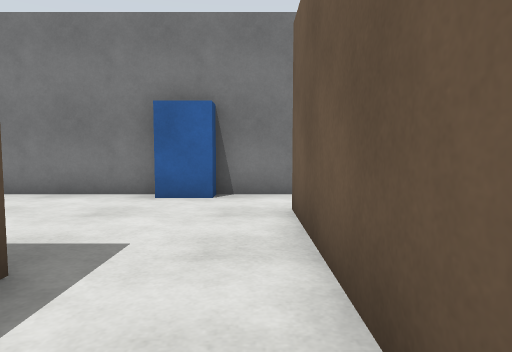
View 1 (above)

24 first-person views from a walk through a world built for the Gazebo simulator. The camera is 0.94 m above the floor, tilts 4° down and sees 75° across. The floor is counted in squares, 1 m on a side. Each view is taken from the middle of a square. On the plan, view 1 faces up. The plan holds only what a view shows up to about 12 squares ahead; the rest is blank. The place goes on beyond the plan.

View 2
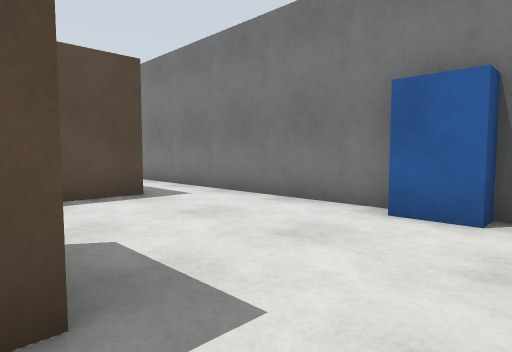

View 3
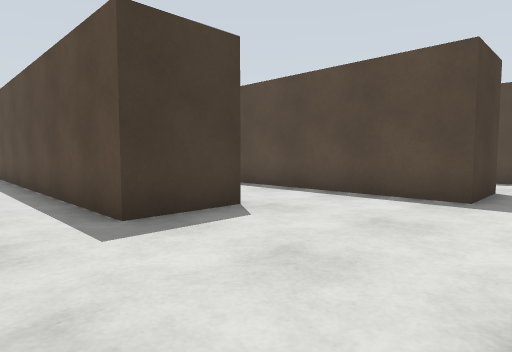

View 4
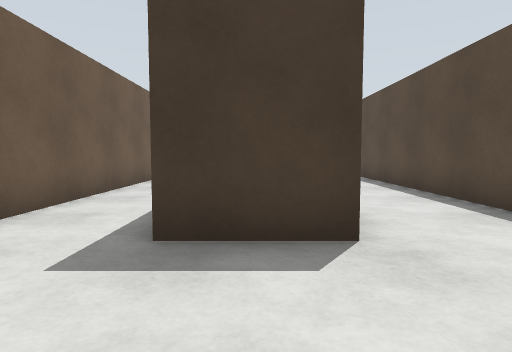

View 5
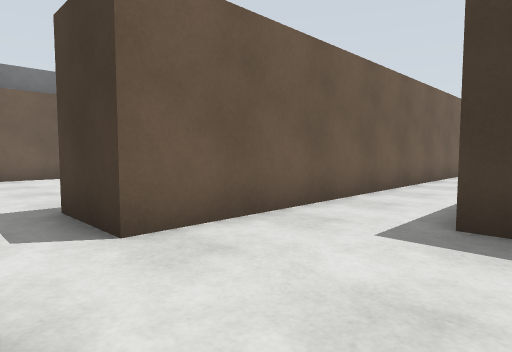

View 6
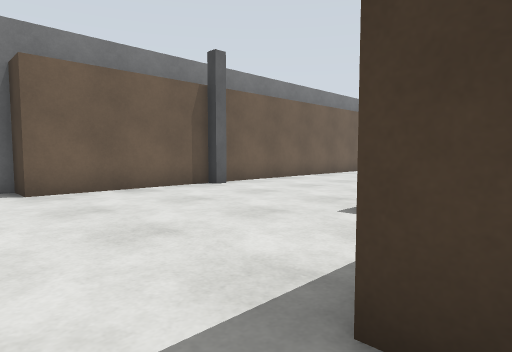

View 7
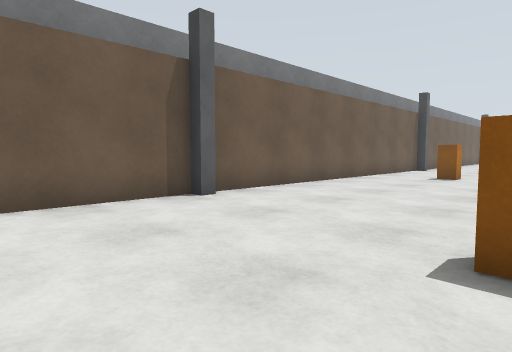

View 8
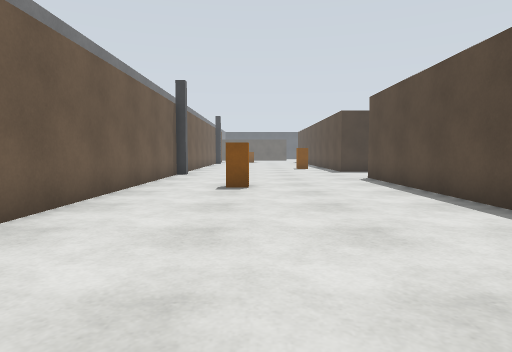

View 9
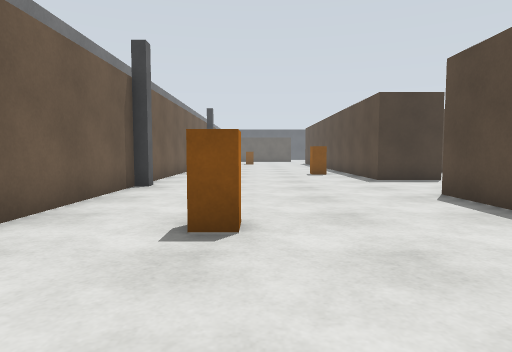

View 10
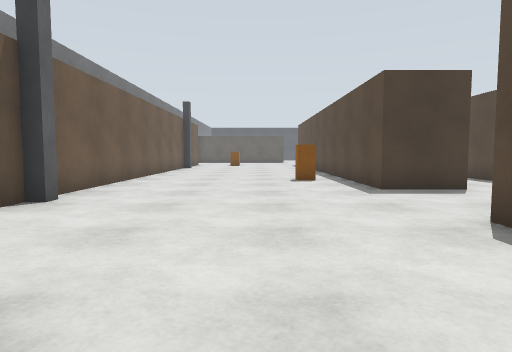

View 11
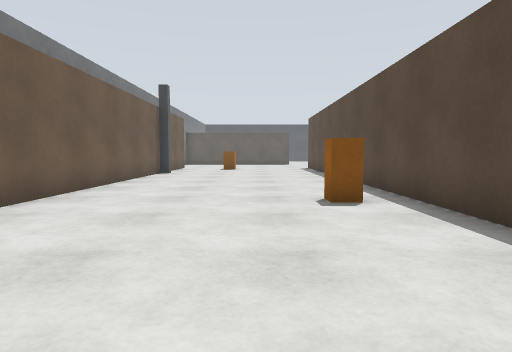

View 12
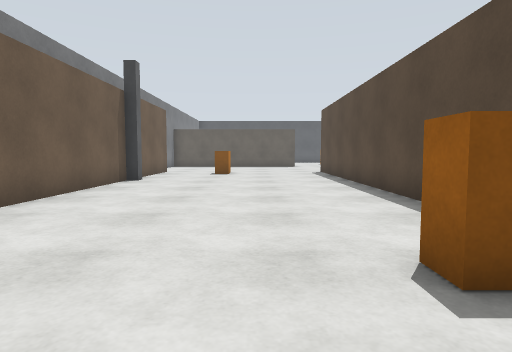

View 13
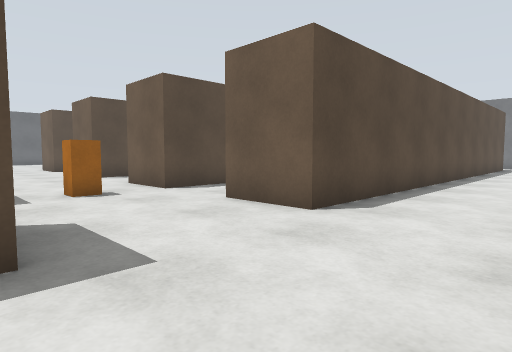

View 14
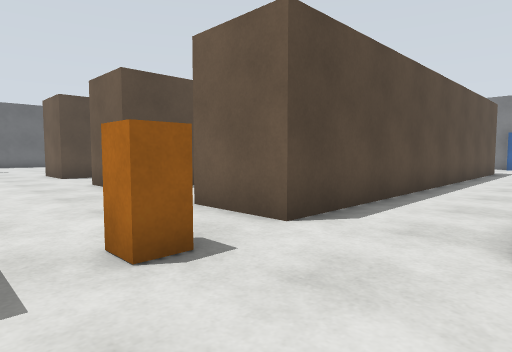

View 15
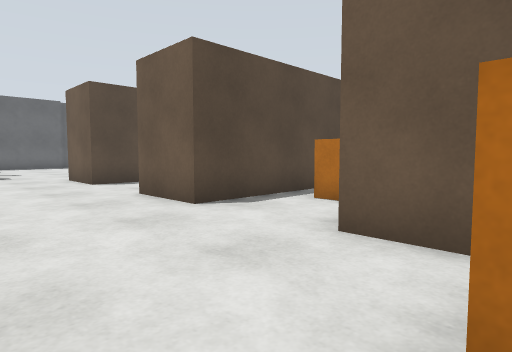

View 16
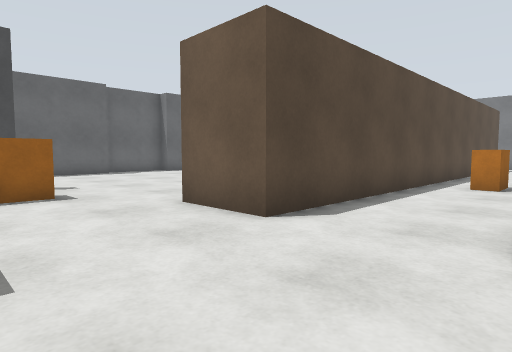

View 17
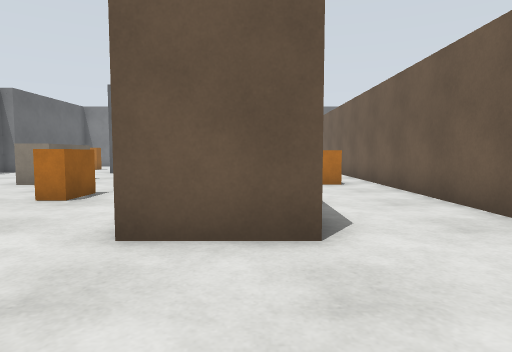

View 18
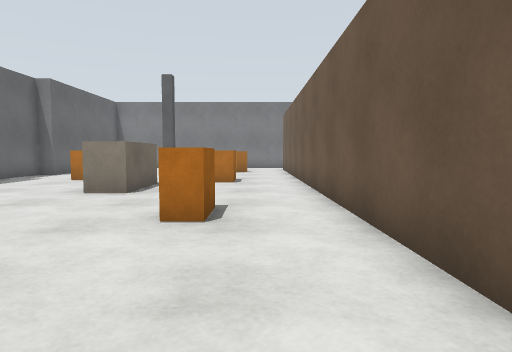

View 19
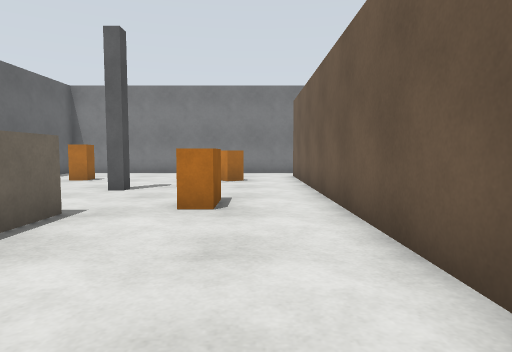

View 20
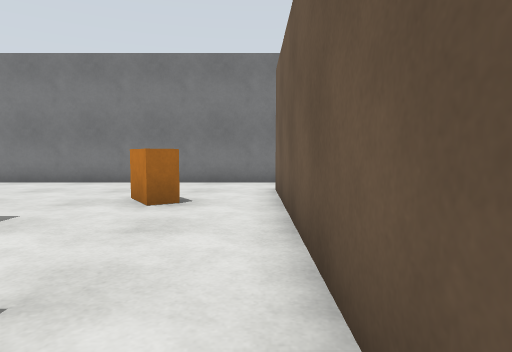

View 21
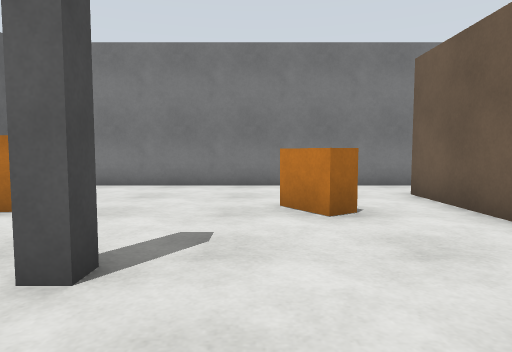

View 22
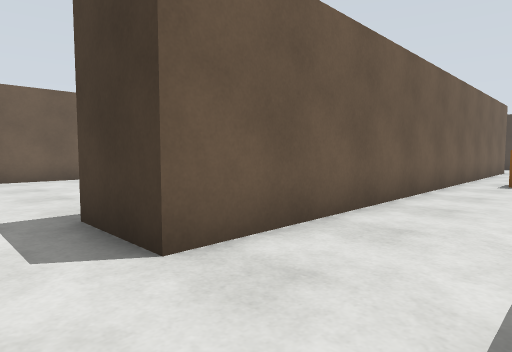

View 23
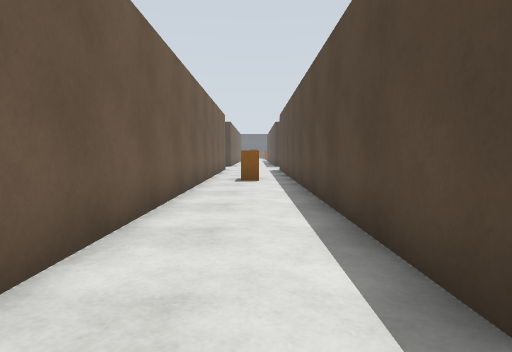

View 24
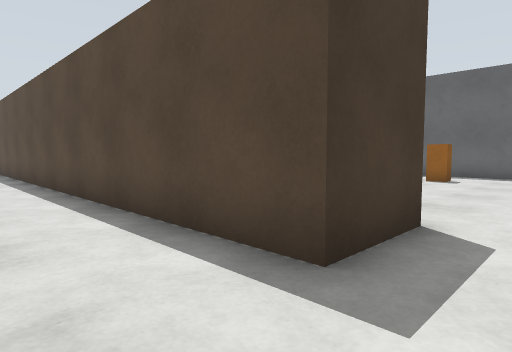

### Floor plan
Points are (right, up) in squares from view 1. A wall is a line through its corners. A room is listed if a view was taken in it or the views show most of it. See-through windows are left out.
Room 1 (views 1, 2, 4, 5, 24)
walls: (-4.1, 2.5) (-1.9, 2.5) (-1.9, -11.5); (-9.3, 5.5) (-7.1, 5.5) (-7.1, -11.5); (0.6, -6.5) (0.6, 5.5); (-0.6, 7.5) (-11.2, 7.5)
ways out: opening at (-10.5, 6.5) to room 2; opening at (-5.5, -12) to room 2; opening at (-0.5, -12) to room 2; opening at (0.5, 6.5) to room 2
objects: orange box (-6, -9) to (-5, -8); blue box (-2, 7) to (-1, 7)
Room 2 (views 3, 6, 7, 8, 9, 10, 11, 12, 13, 14, 15, 16, 17, 18, 19, 20, 21, 22, 23)
walls: (-7.1, -11.5) (-9.4, -11.5); (-1.9, -11.5) (-4.1, -11.5); (-9.3, -10.2) (-9.3, 5.5); (0.5, -15.5) (2.8, -15.5) (2.8, -28.1); (-1.9, -18) (-1.9, -19.1); (-14.5, -11.1) (-14.5, 5.5) (-12.3, 5.5) (-12.3, -11.5) (-14.5, -11.5); (2.8, -2) (2.8, -11.5) (0.5, -11.5); (0.6, 5.5) (2.9, 5.5); (0.9, 7.5) (-0.6, 7.5); (-13.5, 7.5) (-20.5, 7.5); (10.4, -27.4) (10.4, 5.5) (11.5, 5.5) (11.5, 5.9)
ways out: opening at (-10.5, 6.5) to room 1; opening at (-5.5, -12) to room 1; opening at (-0.5, -12) to room 1; opening at (0.5, 6.5) to room 1
objects: grey post (-20, -14) to (-19, -13); beige box (-20, -5) to (-19, -4); beige box (-20, -3) to (-19, -3); grey post (-20, 0) to (-19, 1); orange box (-17, -14) to (-17, -13); orange box (-17, -8); orange box (-17, -2); orange box (-17, 3) to (-17, 4); orange box (-11, -5) to (-11, -4); orange box (-2, -14) to (-2, -13); orange box (4, -19) to (4, -18); orange box (4, 2); orange box (7, -8) to (8, -8); grey post (10, -28); grey post (10, -14); grey post (10, 0)

Where each view was taken, in squares from view 1:
view 1: 0 up, 0 right, facing up
view 2: 2 up, 0 right, facing up-left
view 3: 7 up, 0 right, facing down-left
view 4: 6 up, 3 left, facing down
view 5: 7 up, 3 left, facing down-right
view 6: 7 up, 2 right, facing down-right
view 7: 5 up, 4 right, facing down-right
view 8: 1 up, 7 right, facing down
view 9: 4 down, 7 right, facing down
view 10: 7 down, 6 right, facing down
view 11: 12 down, 6 right, facing down
view 12: 16 down, 6 right, facing down
view 13: 16 down, 6 right, facing up-left
view 14: 15 down, 1 right, facing up-left
view 15: 15 down, 2 left, facing up-left
view 16: 15 down, 9 left, facing up-left
view 17: 15 down, 13 left, facing up
view 18: 13 down, 16 left, facing up
view 19: 8 down, 16 left, facing up
view 20: 3 down, 15 left, facing up
view 21: 2 down, 18 left, facing up
view 22: 7 up, 12 left, facing down-right
view 23: 7 up, 11 left, facing down
view 24: 7 up, 10 left, facing down-left
